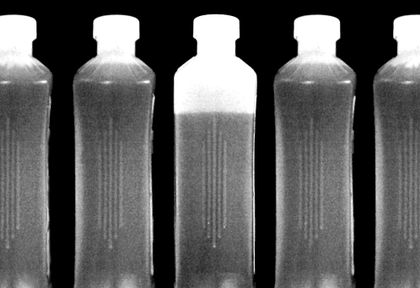
%> input picture assignment4/assignment4/bottles.tif, 420 x 288 px, shrunk from 498 x 341 before the run
$ octave Assignment4.m   (GNU Octave 9; MATLAB toolbox functions it lacks are replaced by stand-ins)
%> lines starting %> are read from the running program, lines starting %| are printed output that depends on the picture; in (x1, y1, x2, y2) boxes, pixels count from 0 and x2, y2 are one past the last pixel; in counts of white or black regions, pixels touching at a corner belong together; the program's own positions count from 1
%% Yash Patel, 201301134 %%

%% Find the imperfect bottle. %
clc
clear all
% Read the image. %
im = imread('bottles.tif');
%> im is the input picture: size 288x420 uint8; min 0, max 255, mean 90.4

% Convert this image to binary image. %
im_bw = im2bw(im, 0.8);
%> im_bw: size 288x420 logical; 11% white; 51 white regions (43 under 20 px), largest, box (x1, y1, x2, y2) and area: (174, 15, 257, 115) 5956, (291, 15, 347, 66) 2038, (90, 15, 146, 66) 2035
im_bw_bottles = im2bw(im,0.2);
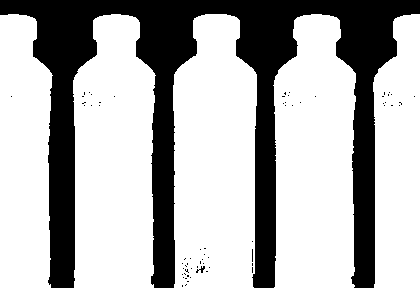
%> im_bw_bottles: size 288x420 logical; 69.2% white; 66 black regions (64 under 20 px), largest, box (x1, y1, x2, y2) and area: (0, 0, 420, 288) 37102, (196, 266, 205, 273) 28


% Iteratively find the connected components. %
for i=1:5
%> this loop made 5 passes; what is shown inside it comes from the first

    % Find the connected components. %
    im_cc = bwconncomp(im_bw);
%> im_cc = 51 connected components
    im_cc_bottles = bwconncomp(im_bw_bottles);
%> im_cc_bottles = 5 connected components

    % Find the largest connected comp. in the image. %
    numPixels = cellfun(@numel,im_cc.PixelIdxList);
%> numPixels = 51 values, max 5956 at index 21, min 1 at index 6, mean 261.8
    [biggest,idx] = max(numPixels);
%> biggest = 5956; idx = 21
    numPixels_bottles = cellfun(@numel,im_cc_bottles.PixelIdxList);
%> numPixels_bottles = [12864 19647 20215 19645 11334]
    [biggest_bottles, idx_bottles] = max(numPixels_bottles);
%> biggest_bottles = 20215; idx_bottles = 3


    % Make image, negation of conncomp. %
    im_cnn = zeros(size(im_bw));
    im_cnn_bottles = zeros(size(im_bw_bottles));

    % Make the conn comp pixels of this as one. %
    im_cnn(im_cc.PixelIdxList{idx}) = 255;
%> im_cnn: size 288x420 double; 4.9% white; 1 white region, box (x1, y1, x2, y2) and area: (174, 15, 257, 115) 5956
    im_cnn_bottles(im_cc_bottles.PixelIdxList{idx_bottles}) = 255;
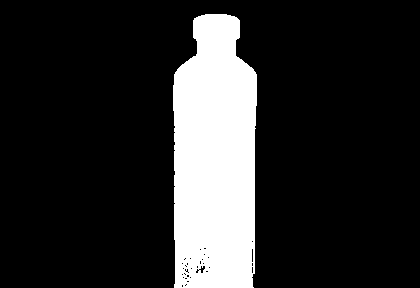
%> im_cnn_bottles: size 288x420 double; 16.7% white; 1 white region, box (x1, y1, x2, y2) and area: (173, 14, 257, 288) 20215

    % Convert this to binary image and show. %
    im_cnn_bw = im2bw(im_cnn, 0.5);
    im_cnn_bw_bottles = im2bw(im_cnn_bottles, 0.5);

    % Find the num of pixels in given conn components. %
    a = find(im_cnn_bw);
%> a = 5956 values from 50190 to 73814
    a_bottle = find(im_cnn_bw_bottles);
%> a_bottle = 20215 values from 49910 to 73834
    size(a_bottle,1);
    figure, imshow(im_cnn_bw_bottles), title('Considering given bottle.')
    if size(a_bottle,1)/size(a,1) < 5
        val = 'Given bottle is not correctly filled.';
        disp(val)
        figure, imshow(im_cnn_bw), title(val)

    else
        val = 'Given bottle is correctly filled.';
        disp(val)
        figure, imshow(im_cnn_bw), title(val)

    end

    % Change the given image by removing the largest cnncomp. %
    im_bw(im_cc.PixelIdxList{idx}) = 0;
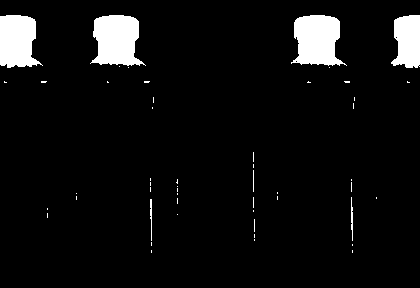
%> im_bw: size 288x420 logical; 6.1% white; 50 white regions (43 under 20 px), largest, box (x1, y1, x2, y2) and area: (291, 15, 347, 66) 2038, (90, 15, 146, 66) 2035, (0, 15, 43, 68) 1748
    im_bw_bottles(im_cc_bottles.PixelIdxList{idx_bottles}) = 0;
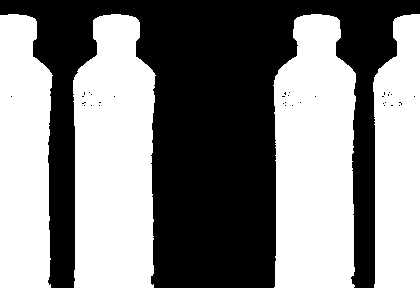
%> im_bw_bottles: size 288x420 logical; 52.5% white; 34 black regions (33 under 20 px), largest, box (x1, y1, x2, y2) and area: (0, 0, 420, 288) 57417

end

%% Yash Patel, 201301134 %%

clc
clear all
% Ripple tranform. %


ax = 10;
ay = 15;
tx = 120;
ty = 150;
im = im2double(rgb2gray((imread('q4_image.jpg'))));
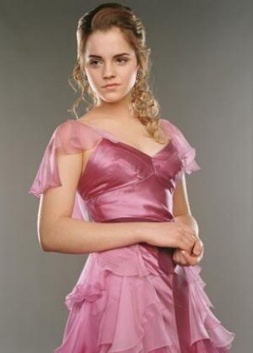
%> input picture assignment4/assignment4/q4_image.jpg, 253 x 353 px, shrunk from 300 x 418 before the run
%> im: size 353x253 double; min 0.051, max 0.957, mean 0.505
subplot(1,2,1); imshow(im); title('Original Image');
[x, y] = meshgrid(1:size(im,2), 1:size(im,1));
x_new = x + ax*sin(2*pi*y/tx);
y_new = y + ay*sin(2*pi*x/ty);
final = interp2( x, y, im, x_new, y_new, 'linear');
subplot(1,2,2); imshow(final); title('Image After Ripple');

%% Question-3 %%
clc
clear all
% Read the Image. %
im = im2double(rgb2gray(imread('./yogasan/1.jpg')));
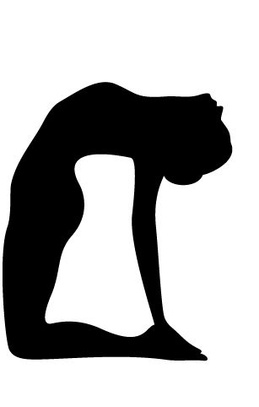
%> input picture assignment4/assignment4/yogasan/1.jpg, 259 x 407 px, shrunk from 307 x 482 before the run
%> im: size 407x259 double; min 0, max 1, mean 0.693

% Add Gaussian noise. %
im_noise = imnoise(im,'gaussian',0,0.1);
im = im + im_noise;
figure;imshow(im);


[cA,cH,cV,cD]=dwt2(im,'haar');
figure, subplot(2,2,1);imshow(cA,[]);title('LL band of image');
subplot(2,2,2);imshow(cH,[]);title('LH band of image');
subplot(2,2,3);imshow(cV,[]);title('HL band of image');
subplot(2,2,4);imshow(cD,[]);title('HH band of image');

%Thresholding
cH = zeros(size(cH));
cV = zeros(size(cV));
cD = zeros(size(cD));

figure;imshow(idwt2(cA,cH,cV,cD,'haar'));

%% Classifying yoga-assanans. %%
clc
clear all

% Make a global hash table, mapping index to asan name. %
match = containers.Map;
match('1') = 'Ustrasana';
match('2') = 'Veerbhadrasan';
match('3') = 'Vrikhsasana';
match('4') = 'Trikonasana';

% Learn the boundary discriptor. %
boundary_des = containers.Map;
for i=1:4

    im = imread(strcat('./yogasan/', num2str(i),'.jpg'));
%> im is the input picture: size 407x259x3 uint8; min 0, max 255, mean 176.7
    im = 255*not(im);
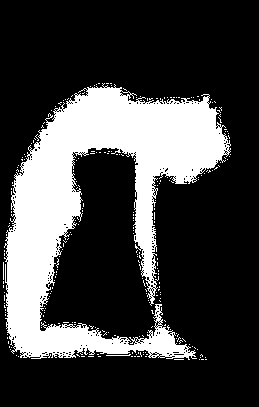
%> im: size 407x259x3 double; 25.5% white; 249 white regions (247 under 20 px), largest, box (x1, y1, x2, y2) and area: (4, 83, 231, 360) 26301, (106, 354, 131, 356) 26
    im = im2bw(im);
    b = bwboundaries(im, 'noholes');
%> b = 249 boundaries; largest, box (x1, y1, x2, y2) and points: (4, 83, 231, 360) 2694, (106, 354, 131, 356) 49, (3, 262, 4, 280) 35, (56, 258, 59, 268) 20, (174, 359, 184, 360) 19
%> (the run ends here)
